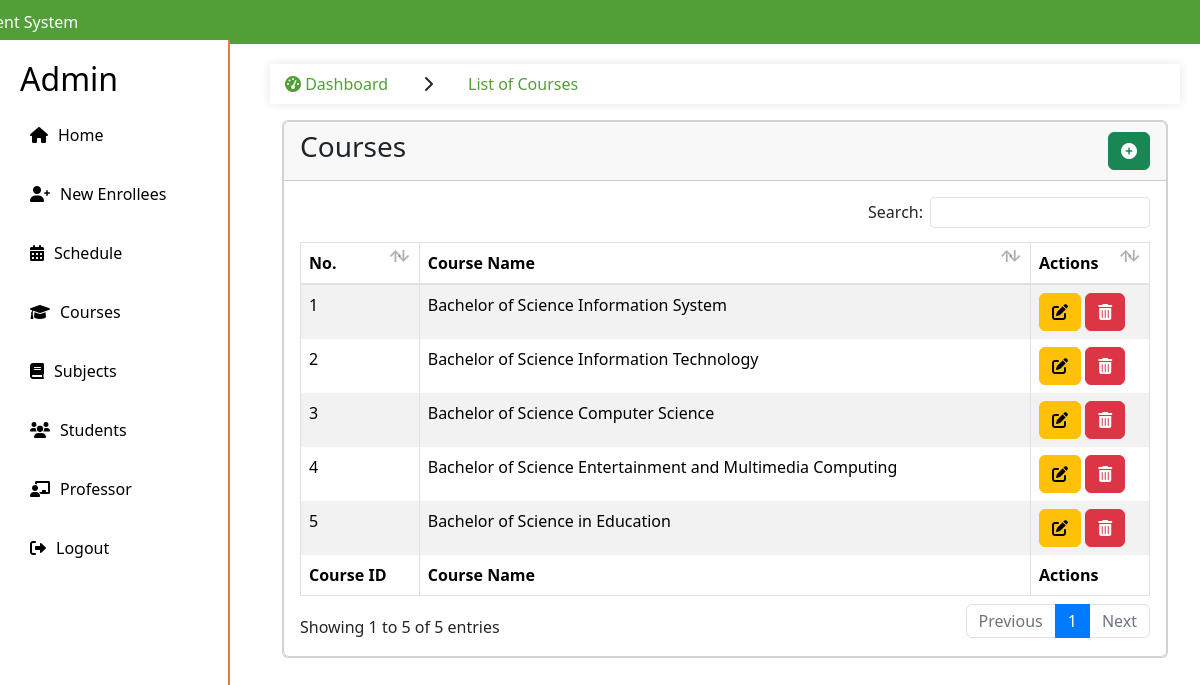
The app's page /admin/courses.php, older data.
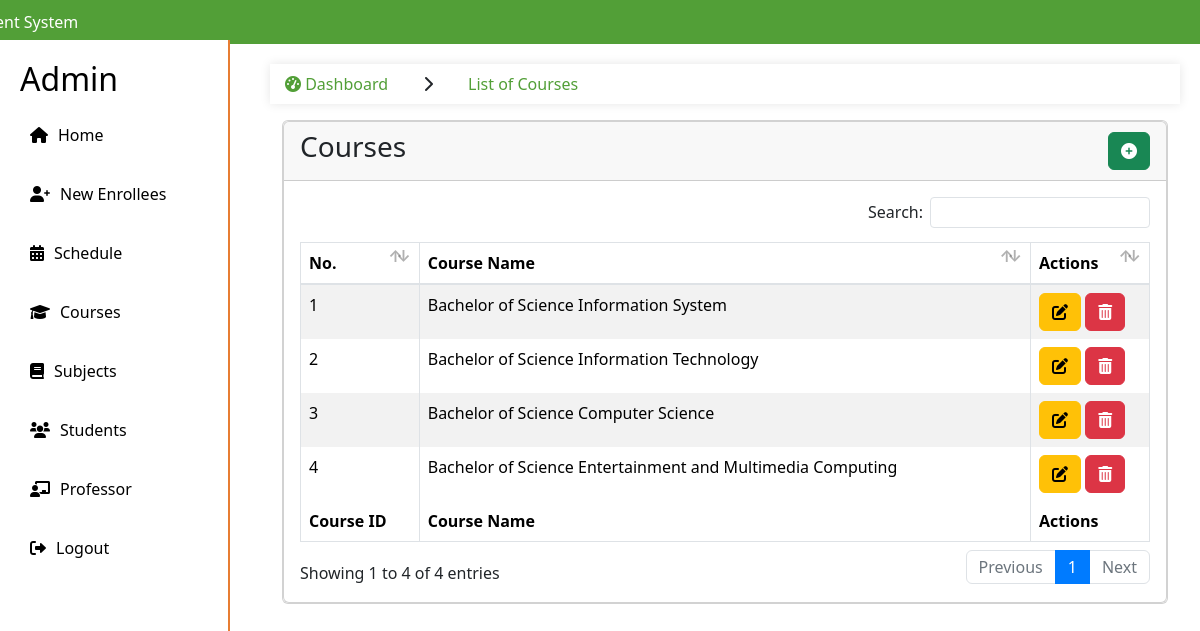
The same page, newer data.
### tables this page shows
CREATE TABLE `courses` (
  `id` int(11) NOT NULL,
  `program` varchar(255) NOT NULL
);

### admin/courses.php (the view, shortened to what this page needs)
<!DOCTYPE html>
<html lang="en">
<head>
    <link rel="stylesheet" href="https://stackpath.bootstrapcdn.com/bootstrap/4.5.2/css/bootstrap.min.css">
    <link rel="stylesheet" href="styles.css">
    <link rel="stylesheet" href="https://cdnjs.cloudflare.com/ajax/libs/font-awesome/6.0.0-beta3/css/all.min.css">
</head>
<body>
    <?php include "include/sidebar.php"; ?>
    <main>
    <section class="content">
    <ul class="breadcrumb">
                <li class="nav-item">
                    <a href="#"><i class="fas fa-tachometer-alt"></i> Dashboard</a>
                </li>
                <li class="nav-item">
                    <i class='fas fa-chevron-right'></i>
                </li>
                <li class="nav-item active">
                    <a href="#">List of Courses</a>
                </li>
            </ul>
      <div class="container-fluid">
        <div class="row">
          <div class="col-12">
            <div class="card">
            <div class="card">
            <div class="card-header d-flex justify-content-between align-items-center">
                <h3 class="card-title">Courses</h3>
                <button type="button" class="btn btn-success" data-bs-toggle="modal" data-bs-target="#staticBackdrop">
                    <i class="fa-solid fa-circle-plus"></i>
                </button>
            </div>
              <div class="card-body">
                <table id="example1" class="table table-bordered table-striped">
                  <thead>
                  <tr>
                            <th>No.</th>
                            <th>Course Name</th>
                            <th class="actions-column">Actions</th>
                  </tr>
                  </thead>
                  <tbody>
                        <?php
                        $counter = 1;
                        $sql = "CALL GetCourses()";
                        $result = $conn->query($sql);
                        if ($result && $result->num_rows > 0) {
                            while ($details = $result->fetch_assoc()) {
                                ?>
                                <tr>
                                <td><?php echo $counter++; ?></td>
                                <td><?php echo $details['program']; ?></td>
                                <td>
                                <button type="button" class="btn btn-warning" data-bs-toggle="modal" data-bs-target="#MODAL_ID_<?php $details['id']; ?>">
                                    <i class="fa-solid fa-pen-to-square"></i>
                                </button>
                                <button type="button" class="btn btn-danger" onclick="deleteCourse(<?php echo $details['id']; ?>)">
                                    <i class="fa-solid fa-trash-can"></i>
                                </button>
                                </td>
                                </tr>
                                <?php
                            }
                        } else {
                            echo "<tr><td colspan='10'>No records found</td></tr>";
                        }
                        ?>
                    </tbody>
                  <tfoot>
                    <tr>
                            <th>Course ID</th>
                            <th>Course Name</th>
                            <th>Actions</th>
                    </tr>
                  </tfoot>
                </table>
              </div>
            </div>
          </div>
        </div>
      </div>
    </section>
    </main>
</body>
</html>

Row changes from the older to the newer data that the page shows:
removed courses: program "Bachelor of Science in Education"
Text that changed along with them:
text written by a page script: "Search: Showing 1 to 5 of 5 entries Previous 1 Next" → "Search: Showing 1 to 4 of 4 entries Previous 1 Next"
